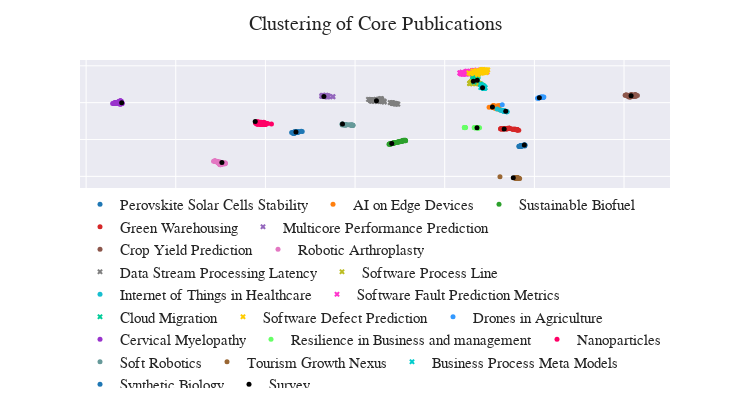

Notebook code cell kept with this figure:
### Code cell
plot_df["abstract"] = plot_df["abstract"].astype(str).str.wrap(150)
plot_df["abstract"] = plot_df["abstract"].apply(lambda x: x.replace("\n", "<br>"))
plot_df["abstract"] = plot_df["abstract"].apply(lambda x: shorten(x, width=600))
fig = px.scatter(
    plot_df[(plot_df["label"] != "Survey")],
    x="x",
    y="y",
    color="label",
    # hover_data=["label", "cluster", "pub_id", "survey_group","Title"],
    hover_data=["title", "abstract"],
    labels={"label": "Topic"},
    color_discrete_sequence=COLORS,
)

# Add survey 
fig.add_trace(
    go.Scatter(
        x=plot_df[plot_df["label"] == "Survey"]["x"],
        y=plot_df[plot_df["label"] == "Survey"]["y"],
        mode="markers",
        marker=dict(color="black"),
        name="Survey",
        hoverinfo="text",
        text=plot_df[plot_df["label"] == "Survey"]["survey_group"],
    )
)
fig.update_traces(marker_size=5)
fig.update_layout(
    title="Clustering of Core Publications",
    **PLOT_CONFIGS, legend_orientation="h", legend_y=0,
    xaxis_showticklabels=False,
    yaxis_showticklabels=False,

)

# update markers of traces that has SLR topics
for i in SLR_TOPICS:
    fig.for_each_trace(
        lambda trace: trace.update(marker=dict(symbol="x") if trace.name == i else {})
    )
fig.show()
# pio.write_image(fig, "LitQEval-report/pics/umap_clustering.pdf", width=1300)
